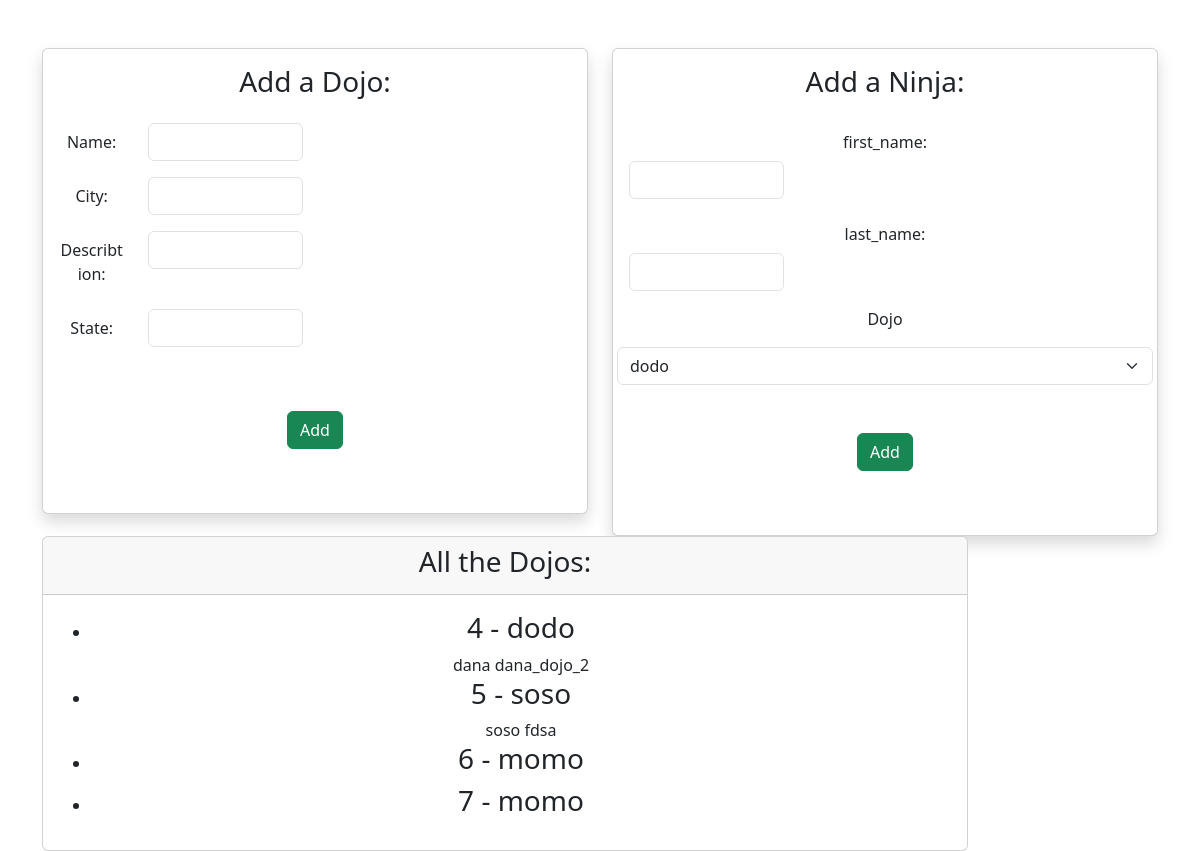
Before: / with the older database file.
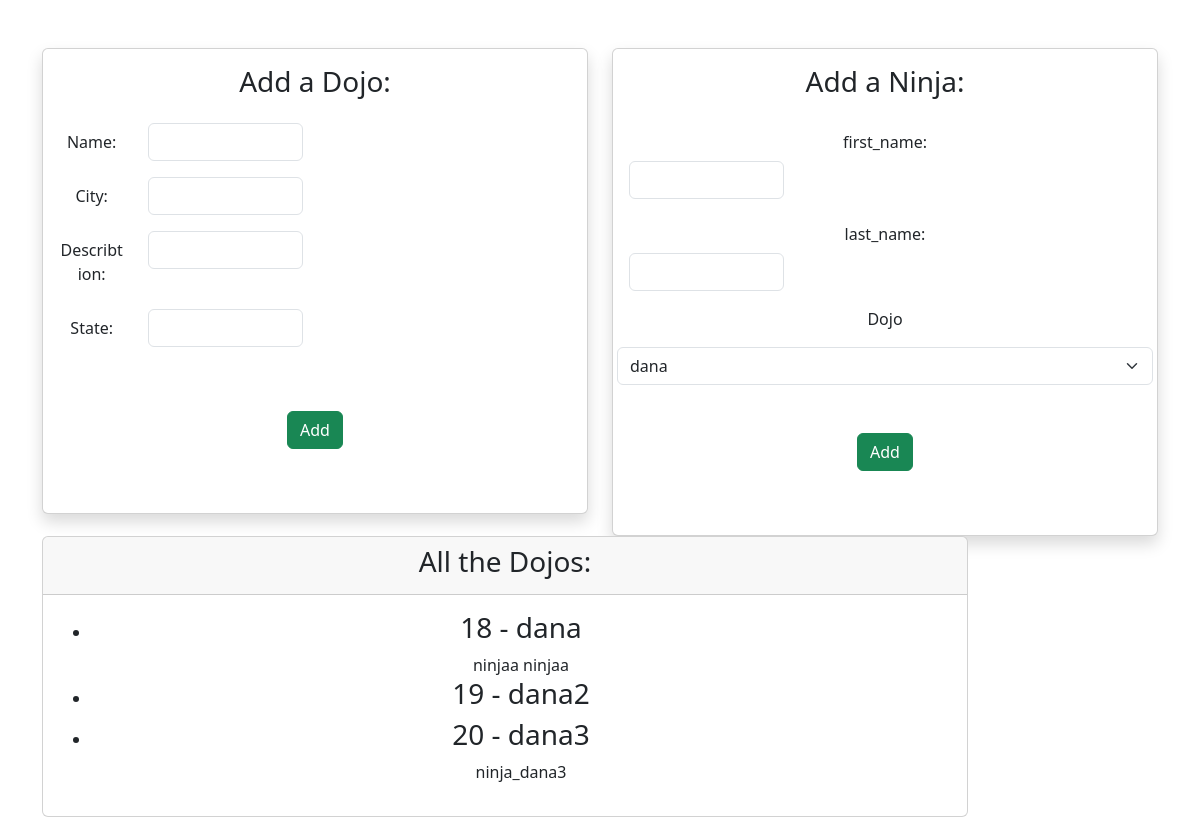
After: the same page with the newer database file.
### dojo_ninjas_app/models.py (models this page shows, shortened)
class Dojos(models.Model):
    name = models.CharField(max_length=255)  # Dojos.obejcts.get(id='num_id') > {{object.name}}
    city = models.CharField(max_length=255) # Dojos.obejcts.get(id='num_id') > {{object.city}}
    state = models.CharField(max_length=2)
    desc = models.TextField()

class Ninjas(models.Model):
    dojo_id = models.ForeignKey(Dojos,on_delete=models.CASCADE,related_name="ninjas")
    first_name = models.CharField( max_length=255)
    last_name = models.CharField( max_length=255)
    def __str__(self):
        return self.first_name

### dojo_ninjas_app/views.py (the view)
# urls.py: path('',views.root,name='home'),
def root(request):
    context = {'all_dojo':Dojos.objects.all()}
    return render(request,"index.html",context)

### dojo_ninjas_app/templates/index.html (shortened to what this page needs)
{% load static %}
<!DOCTYPE html>
<html lang="en">
<head>
    <link rel="stylesheet" href="{% static 'bootstrap.min.css' %}" />
</head>
<body>
  <div class="container text-center mt-5">
    <section class="row">
      <div class="col-md-6">
        <div class="card shadow">
          <h3 class="card-title text-center mt-3">Add a Dojo:</h3>
            <form action="{% url 'add_dojo' %}" class="card-body" method="POST">
              <div class="row mb-3">
                <label for="name" class="col-sm-2 col-form-label">Name:</label>
                <div class="col-sm-4">
                  <input required type="text" name="name"   class="form-control" id="name">
                </div>
              </div>
              <div class="row mb-3">
                <label for="city" class="col-sm-2 col-form-label">City:</label>
                <div class="col-sm-4">
                  <input required type="text" name="city"   class="form-control" id="city">
                </div>
              </div>
              <div class="row mb-3">
                <label for="desc" class="col-sm-2 col-form-label">Describtion:</label>
                <div class="col-sm-4">
                  <input required type="text" name="desc"   class="form-control" id="desc">
                </div>
              </div>
            <div class="row mb-3">
                <label for="state" class="col-sm-2 col-form-label">State:</label>
                <div class="col-sm-4">
                  <input required type="text" name="state"   class="form-control" id="state">
                </div>
              </div>
              <button type="submit" class="btn btn-success m-5">Add </button>
          </form>
        </div>
      </div>
      <div class="col-md-6">
        <div class="card shadow">
          <h3 class="card-title text-center mt-3">Add a Ninja:</h3>
          <form action="{% url 'add_ninja' %}" class="card-body" method="POST">
            <div class="row mb-3">
              <label for="first_name" class=" col-form-label">first_name:</label>
              <div class="col-sm-4">
                <input required type="text" name="first_name" class="form-control" id="first_name">
              </div>
            </div>
            <div class="row mb-3">
              <label for="last_name" class="col-form-label">last_name:</label>
              <div class="col-sm-4">
                <input required type="text" name="last_name"   class="form-control" id="last_name">
              </div>
            </div>
            <div class="row">
              <p>Dojo</p>
              <select name="dojo_selected" class="form-select" placeholder="_select a dojo_">
                {% for dojo in all_dojo %}
                <option value="{{dojo.id}}">{{dojo.name}}</option>
                {% endfor %}
              </select>
            </div>
            <button type="submit" class="btn btn-success m-5">Add </button>
          </form>
        </div>
      </div>
    </section>
    <section class="row">
      <div class="col-10">
        <div class="card">
          <div class="card-header">
            <h3 class="card-title text-center">All the Dojos:</h3>
          </div>
          <div class="card-body">
            <ul>
              {% for dd in all_dojo %}
                <li>
                  <h3>{{dd.id}}  -  {{dd.name}}</h3>
                  {% for ninja in dd.ninjas.all %}
                    <span>{{ninja}}</span>
                  {% endfor %}
                </li>
              {% endfor %}
            </ul>
          </div>
        </div>
      </div>
    </section>
  </body>
</html>

Changed rows visible on the page:
removed Dojos: id "4", name "dodo"
removed Ninjas: first_name "dana", shown under "4"
removed Ninjas: first_name "dana_dojo_2", shown under "4"
removed Dojos: id "5", name "soso"
removed Ninjas: first_name "soso", shown under "5"
removed Ninjas: first_name "fdsa", shown under "5"
removed Dojos: id "6", name "momo"
removed Dojos: id "7", name "momo"
added Dojos: id "18", name "dana"
added Ninjas: first_name "ninjaa", shown under "18"
added Ninjas: first_name "ninjaa", shown under "18"
added Dojos: id "19", name "dana2"
added Dojos: id "20", name "dana3"
added Ninjas: first_name "ninja_dana3", shown under "20"
Other visible differences:
form field dojo_selected: "dodo" → "dana"
